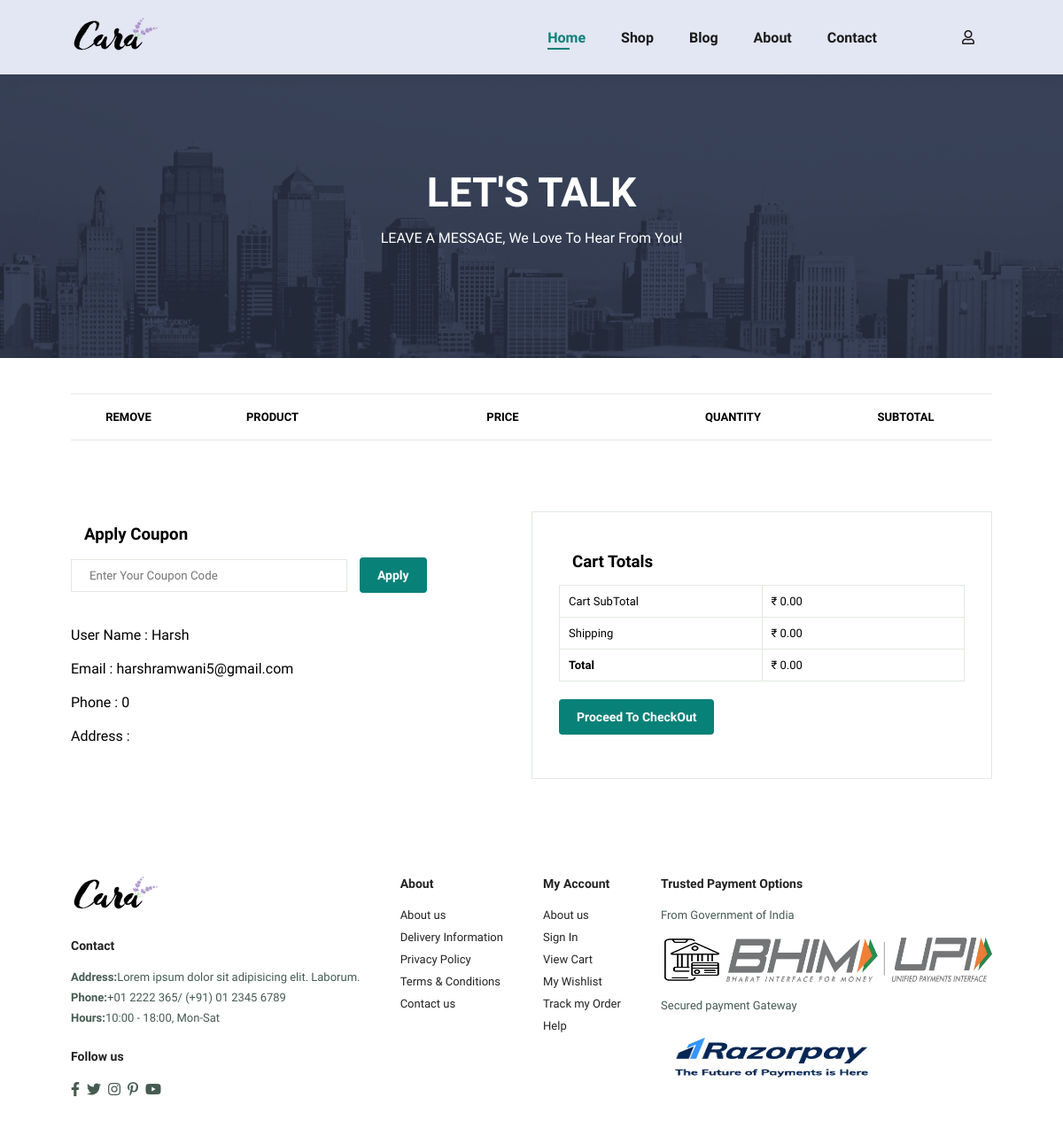
Page /cart.php (signed in) on the earlier database version.
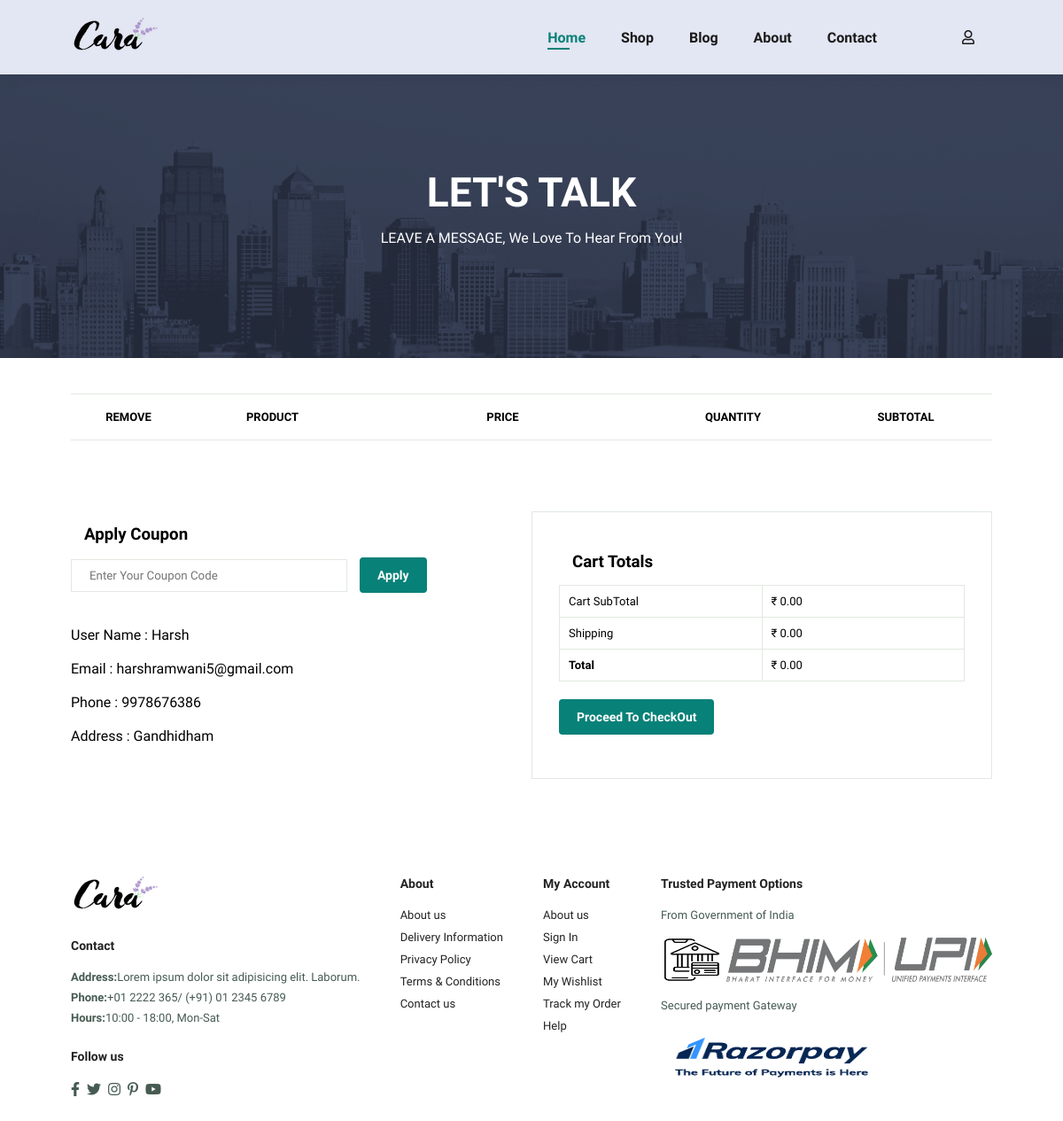
Same page on the later database version.
### tables this page shows
CREATE TABLE `tbl_member` (
  `id` int(11) NOT NULL,
  `username` varchar(255) NOT NULL,
  `password` varchar(200) NOT NULL,
  `email` varchar(255) NOT NULL,
  `mobile` bigint(10) NOT NULL,
  `address` varchar(255) NOT NULL,
  `create_at` timestamp NOT NULL DEFAULT current_timestamp() ON UPDATE current_timestamp()
);

### cart.php (the view, shortened to what this page needs)
<?php
    include 'include/header.php';
    $conn = mysqli_connect("localhost","root","","ecomm");
    $email = $_COOKIE['email'];
    $row = "";
    $query = "SELECT * FROM tbl_member WHERE email = '$email'";
    $result = mysqli_query($conn,$query);
    if(mysqli_num_rows($result)>0){
        $row = mysqli_fetch_assoc($result);
    }
?>
    <section id="page-header" class="about-header">
        <h2>LET'S TALK</h2>
        <p>LEAVE A MESSAGE, We Love To Hear From You!</p>
    </section>
    <section id="cart" class="section-p1">
        <table width="100%">
            <thead>
                <tr>
                    <td>Remove</td>
                    <td>Product</td>
                    <td>Price</td>
                    <td>Quantity</td>
                    <td>SubTotal</td>
                </tr>
            </thead>
        </table>
    </section>
    <section id="cart-add" class="section-p1">
        <div id="coupon">
            <h3>Apply Coupon</h3>
            <div>
                <input type="text" placeholder="Enter Your Coupon Code" id="coupon-code">
                <button class="normal" onclick="applyCoupon()">Apply</button>
            </div>
            <div>
            <br><br>
                User Name : <?php echo $row['username']; ?><br><br>
                Email : <?php echo $row['email']; ?> <br><br>
                Phone : <?php echo $row['mobile'];?><br><br>
                Address : <?php echo $row['address']; ?> <br><br>
            </div>
        </div>
        <div id="subtotal">
            <h3>Cart Totals</h3>
            <table>
                <tr>
                    <td>Cart SubTotal</td>
                    <td id="cart-subtotal">₹0.00</td>
                </tr>
                <tr>
                    <td>Shipping</td>
                    <td id="cart-shipping-fee">Free</td>
                </tr>
                <tr>
                    <td><strong>Total</strong></td>
                    <td id="total">₹0.00</td>
                </tr>
            </table>
            <button id="checkout-btn" class="normal" onclick="initiateRazorpayPayment()">Proceed To CheckOut</button>
        </div>
    </section>
    <?php include 'include/footer.php'; ?>

### include/header.php (shortened to what this page needs)
<!DOCTYPE html>
<html lang="en">
<head>
    <link rel="stylesheet" href="css/style.css">
    <link rel="stylesheet" href="https://pro.fontawesome.com/releases/v5.10.0/css/all.css">
</head>
<body>
    <section id="header">
        <a href="home.php"><img src="img/logo.png" alt="logo" class="logo"></a>
        <div>
            <ul id="navbar">
                <li><a class="active" href="home.php">Home</a></li>
                <li><a href="shop.php">Shop</a></li>
                <li><a href="blog.php">Blog</a></li>
                <li><a href="about.php">About</a></li>
                <li><a href="contact.php">Contact</a></li>
                <li id="lg-bag"><a href="cart.php"><i class="far fa-shopping-bag"></i></a></li>
                <li id="lg-user"><a href="#"><i class="far fa-user"></i></a></li>
            </ul>
        </div>
    </section>

### include/footer.php (shortened to what this page needs)
<footer class="section-p1">
        <div class="col">
            <img src="img/logo.png" class="logo" alt="logo">
            <h4>Contact</h4>
            <p><strong>Address:</strong>Lorem ipsum dolor sit adipisicing elit. Laborum.</p>
            <p><strong>Phone:</strong>+01 2222 365/ (+91) 01 2345 6789</p>
            <p><strong>Hours:</strong>10:00 - 18:00, Mon-Sat</p>
            <div class="follow">
                <h4>Follow us</h4>
                <div class="icon">
                    <i class="fab fa-facebook-f"></i>
                    <i class="fab fa-twitter"></i>
                    <i class="fab fa-instagram"></i>
                    <i class="fab fa-pinterest-p"></i>
                    <i class="fab fa-youtube"></i>
                </div>
            </div>
        </div>
        <div class="col">
            <h4>About</h4>
            <a href="about.php">About us</a>
            <a href="#">Delivery Information</a>
            <a href="#">Privacy Policy</a>
            <a href="#">Terms & Conditions</a>
            <a href="contact.php">Contact us</a>
        </div>
        <div class="col">
            <h4>My Account</h4>
            <a href="about.php">About us</a>
            <a href="login.php">Sign In</a>
            <a href="cart.php">View Cart</a>
            <a href="#">My Wishlist</a>
            <a href="#">Track my Order</a>
            <a href="#">Help</a>
        </div>
        <div class="col install">
            <h4>Trusted Payment Options</h4>
            <p>From Government of India</p>
            <div class="row">
                <img src="img/pay/mobile-banking.png" width="70px" height="50px" alt="">
                <img src="img/pay/Bhim-Upi-Logo.png" width="300px" height="50px" alt="">
            </div>
            <p>Secured payment Gateway</p>
            <img src="img/pay/razorpay.png" width="250px" height="60px">
        </div>
    </footer>
</body>
</html>

### css/style.css (style rules this page uses)
* { margin: 0; padding: 0; box-sizing: border-box; font-family: 'Spartan',sans-serif; }
h2 { font-size: 46px; line-height: 54px; color: #222; }
h4 { font-size: 20px; color: #222; }
h4 { font-size: 12px; font-weight: 700; }
p { font-size: 16px; color: #465b52; margin: 15px 0 20px 0; }
.section-p1 { padding: 40px 80px; }
button.normal { font-size: 14px; font-weight: 600; padding: 15px 30px; color: #000; background-color: #fff; border-radius: 4px; cursor: pointer; border: none; outline: none; transition: 0.2s; }
body { width: 100%; }
#header { display: flex; align-items: center; justify-content: space-between; padding: 20px 80px; background: #E3E6F3; box-shadow: 0 5px 15px rgba(0,0,0,0.06); z-index: 999; position: sticky; top: 0; left: 0; }
#navbar { display: flex; justify-content: center; align-items: center; }
#navbar li { list-style: none; padding: 0 20px; position: relative; }
#navbar li a { text-decoration: none; font-size: 16px; font-weight: 600; color: #1a1a1a; transition: 0.3s ease; }
#navbar li a:hover, #navbar li a.active { color: #088178; }
#navbar li a.active::after, #navbar li a:hover::after { content: ""; width: 30%; height: 2px; background: #088178; position: absolute; bottom: -4px; left: 20px; }
footer { display: flex; flex-wrap: wrap; justify-content: space-between; }
footer .col { display: flex; flex-direction: column; align-items: flex-start; margin-bottom: 20px; }
footer .logo { margin-bottom: 30px; }
footer h4 { font-size: 14px; padding-bottom: 20px; }
footer p { font-size: 13px; margin: 0 0 8px 0; }
footer a { font-size: 13px; text-decoration: none; margin-bottom: 10px; color: #222; }
footer .follow { margin-top: 20px; }
footer .follow i { color: #465b52; padding-right: 4px; cursor: pointer; }
footer .install img { margin: 10px 0 15px 0; }
#page-header { background-image: url(../img/banner/b1.jpg); width: 100%; height: 40vh; background-size: cover; display: flex; justify-content: center; text-align: center; flex-direction: column; padding: 14px; }
#page-header h2, #page-header p { color: #fff; }
#page-header.about-header { background-image: url(../img/about/banner.png); }
#cart { overflow-x: auto; }
#cart table { width: 100%; border-collapse: collapse; table-layout: fixed; white-space: nowrap; }
#cart table td:nth-child(1) { width: 100px; text-align: center; }
#cart table td:nth-child(2) { width: 150px; text-align: center; }
#cart table td:nth-child(3) { width: 250px; text-align: center; }
#cart table td:nth-child(4), #cart table td:nth-child(5), #cart table td:nth-child(6) { width: 150px; text-align: center; }
#cart table thead { border: 1px solid #e2e9e1; border-left: none; border-right: none; }
#cart table thead td { font-weight: 700; text-transform: uppercase; font-size: 13px; padding: 18px 0; }
#cart-add { display: flex; flex-wrap: wrap; justify-content: space-between; }
#coupon { width: 50%; margin-bottom: 50px; }
#coupon h3, #subtotal h3 { padding: 15px; }
#coupon input { padding: 10px 20px; outline: none; width: 60%; margin-right: 10px; border: 1px solid #e2e9e1; }
#coupon button, #subtotal button { background-color:#088178; color: #fff; padding: 12px 20px; }
#subtotal { width: 50%; margin-bottom: 30px; border: 1px solid #e2e9e1; padding: 30px; }
#subtotal table { border-collapse: collapse; width: 100%; margin-bottom: 20px; }
#subtotal table td { width: 50%; border: 1px solid #e2e9e1; padding: 10px; font-size: 13px; }

Differences in the rows shown:
changed tbl_member "Harsh": mobile "0" → "9978676386"; address (not shown) → "Gandhidham"
